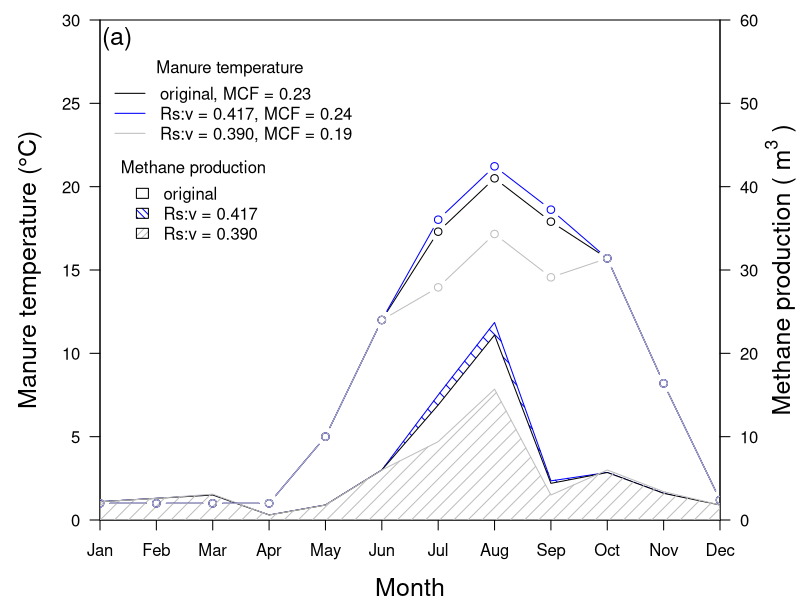

R code for this plot:
#To create a figure to demonstrate the influence of temperature on MCF
#The data is from the sheet:MCF sheet_Fig 4A. 
#The manure temperature increase for 3 months. 
Tm<-c(1.0,1.0,1.0,1.0,5.0,12.0,17.3,20.5,17.9,15.7,8.2,1.2)
Tm.H<-c(1.0,1.0,1.0,1.0,5.0,12.0,18.02,21.22,18.62,15.7,8.2,1.2)
Tm.L<-c(1.0,1.0,1.0,1.0,5.0,12.0,13.96,17.16,14.56,15.7,8.2,1.2)
CH4  <-c(2.2,2.6,3,0.6,1.8,6,13.8,22.2,4.4,5.7,3.2,1.8)/2
CH4.H<-c(2.2,2.6,3,0.6,1.8,6,15.0,23.7,4.7,5.7,3.2,1.7)/2
CH4.L  <-c(2.2,2.6,3.1,0.6,1.8,6,9.4,15.7,3.0,6.0,3.4,1.8)/2
#Output 800 x 600
par(mar=c(4,5,1,4))
plot(0,type="n",xlim=c(1,12),ylim=c(0,30),
     xlab="Month",ylab="Manure temperature (°C)"
     ,las=1,xaxt="n",xaxs="i",yaxs="i"
     ,cex.lab=1.5)
axis(1,at=c(1:12),labels=month.abb)
axis(4,at=seq(0,30,5),labels=seq(0,60,10),
     las=1)
mtext(expression("Methane production ("~m^3~")"),
      side=4,line=3,cex=1.5)
polygon(c(c(1:12),c(12:1)),c(CH4.H,rep(0,12))
        ,col="blue"
        ,density=10,angle=135)
polygon(c(c(1:12),c(12:1)),c(CH4,rep(0,12))
        ,col="white")
polygon(c(c(1:12),c(12:1)),c(CH4.L,rep(0,12))
        ,col="grey"
        ,density=10,aggle=45)
lines(c(1:12),Tm,type="b")
lines(c(1:12),Tm.H,type="b",col="blue")
lines(c(1:12),Tm.L,type="b",col="grey")
legend(1,28,c("original, MCF = 0.23",
              "Rs:v = 0.417, MCF = 0.24",
              "Rs:v = 0.390, MCF = 0.19")
       ,col=c("black","blue","grey"),lty=c(1,1,1),
       bty="n",title="Manure temperature")
legend(1.3,22,c("original","Rs:v = 0.417","Rs:v = 0.390")
       ,fill=c("white","blue","grey")
       ,density=c(100,20,20),angle=c(0,135,45)
       ,bty="n",title="Methane production")
text(1.3,30,"(a)",pos=1,cex=1.5)

# text(8.2,23,"MCF = 0.24")
# text(8.2,17,"MCF = 0.23")
# text(8.2,14,"MCF = 0.19")
#arrows(8,22.5,8,20.5,length=0.03, angle=90)


